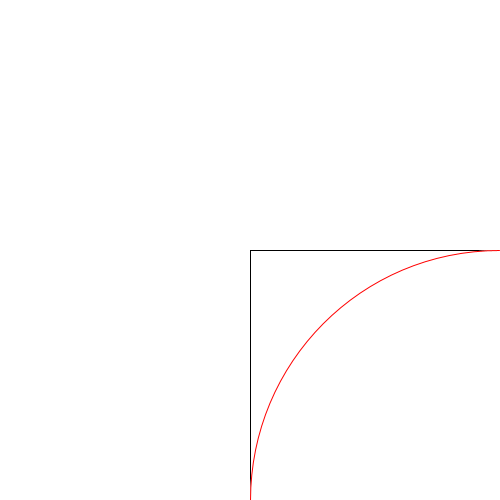
Frame 1 (no input)
Frame 60 (the mouse pressed at the canvas centre just before this capture): identical to frame 1, image omitted
Frame 120 (the mouse held since frame 60 and released just before this capture): identical to frame 1, image omitted

The Processing sketch that drew this single still picture (run headless with seeded random() and noise(); from frame 60 on, the mouse is pressed at the canvas centre):

// Processing sketch: Spiral
// ── Spiral.pde
int[] fibo = {0,1,1};
int[] SGN = {-1, 1, 1, -1};  //敷き詰める方向
void setup(){
  size(500, 500);
  colorMode(HSB, 1);
  drawSpiral();
}

// ── drawSpiral.pde
void drawSpiral(){
  float xPos = 0;
  float yPos = 0;
  float scalar = (float) width / (2 * fibo[fibo.length-1]);  //拡大・縮小比率
  background(0, 0, 1);
  translate(width / 2 ,height / 2); //描画ウィンドウ中央に移動
  for(int i = 1; i < fibo.length - 1; i++){
    stroke(0, 0, 0);
    rect(scalar * xPos,
      scalar * yPos,
      scalar * SGN[(i+1) % 4] * fibo[i],
      scalar * SGN[i % 4] * fibo[i]);
    stroke(0, 1, 1);
    arc(scalar * (xPos + SGN[(i+1) % 4] * fibo[i]),  //円の中心のx座標
      scalar * (yPos + SGN[i % 4] * fibo[i]),  //円の中心のy座標
      scalar * 2 * fibo[i],  //楕円の縦の直径
      scalar * 2 * fibo[i],  //楕円の横の直径(正円のため縦と同じ)
      (1 + i) * PI / 2,  //円弧の開始位置(ラジアン)
      (2 + i) * PI / 2);  //円弧の終了位置
    if (i % 2 == 1){
      xPos += SGN[i % 4] * (fibo[i] + fibo[i+1]);
    } else {
      yPos += SGN[i % 4] * (fibo[i] + fibo[i+1]);
    }
  }
}

// ── mouseClicked.pde
void draw(){}
void mouseClicked() {
  int nextFibo = fibo[fibo.length - 2] + fibo[fibo.length - 1];
  fibo = append(fibo, nextFibo);
  drawSpiral();
  println(nextFibo);
}
